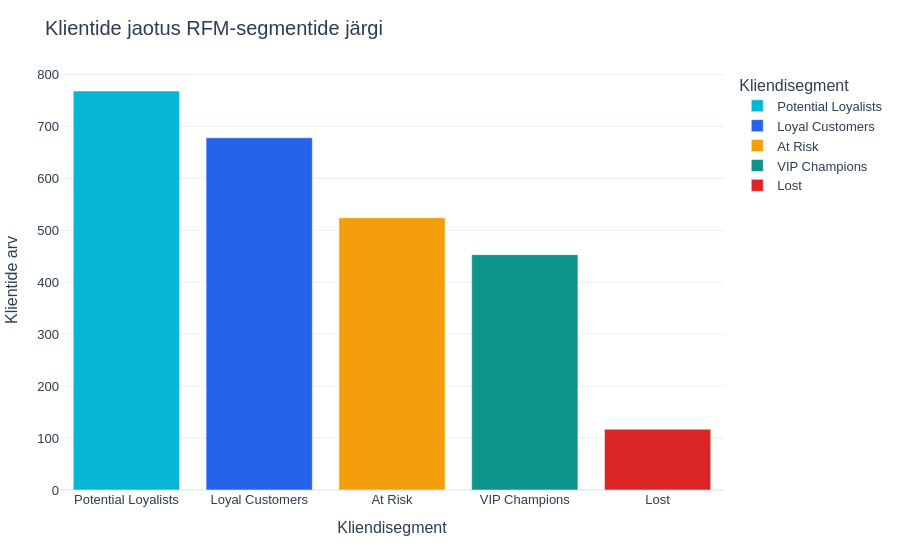

Notebook source saved alongside this figure:
### Code cell
# Loon RFM-segmentide jaotuse diagrammi.
fig_segmentide_jaotus = loo_segmentide_jaotus(rfm)

# Kuvan diagrammi notebook'is.
display(fig_segmentide_jaotus)

### Figure 1 — Plotly figure (JSON) as saved in the notebook; plotly's stock layout.template omitted (floating-point values rounded to 4 significant figures)
{"data": [{"hovertemplate": "Kliendisegment=%{x}<br>Klientide arv=%{y}<extra></extra>", "legendgroup": "Potential Loyalists", "marker": {"color": "#06B6D4", "pattern": {"shape": ""}}, "name": "Potential Loyalists", "orientation": "v", "showlegend": true, "textposition": "auto", "type": "bar", "x": ["Potential Loyalists"], "xaxis": "x", "y": [768], "yaxis": "y"}, {"hovertemplate": "Kliendisegment=%{x}<br>Klientide arv=%{y}<extra></extra>", "legendgroup": "Loyal Customers", "marker": {"color": "#2563EB", "pattern": {"shape": ""}}, "name": "Loyal Customers", "orientation": "v", "showlegend": true, "textposition": "auto", "type": "bar", "x": ["Loyal Customers"], "xaxis": "x", "y": [678], "yaxis": "y"}, {"hovertemplate": "Kliendisegment=%{x}<br>Klientide arv=%{y}<extra></extra>", "legendgroup": "At Risk", "marker": {"color": "#F59E0B", "pattern": {"shape": ""}}, "name": "At Risk", "orientation": "v", "showlegend": true, "textposition": "auto", "type": "bar", "x": ["At Risk"], "xaxis": "x", "y": [524], "yaxis": "y"}, {"hovertemplate": "Kliendisegment=%{x}<br>Klientide arv=%{y}<extra></extra>", "legendgroup": "VIP Champions", "marker": {"color": "#0D9488", "pattern": {"shape": ""}}, "name": "VIP Champions", "orientation": "v", "showlegend": true, "textposition": "auto", "type": "bar", "x": ["VIP Champions"], "xaxis": "x", "y": [453], "yaxis": "y"}, {"hovertemplate": "Kliendisegment=%{x}<br>Klientide arv=%{y}<extra></extra>", "legendgroup": "Lost", "marker": {"color": "#DC2626", "pattern": {"shape": ""}}, "name": "Lost", "orientation": "v", "showlegend": true, "textposition": "auto", "type": "bar", "x": ["Lost"], "xaxis": "x", "y": [117], "yaxis": "y"}], "layout": {"barmode": "relative", "height": 550, "hovermode": "closest", "legend": {"title": {"text": "Kliendisegment"}, "tracegroupgap": 0}, "title": {"text": "Klientide jaotus RFM-segmentide järgi"}, "xaxis": {"anchor": "y", "categoryarray": ["Potential Loyalists", "Loyal Customers", "At Risk", "VIP Champions", "Lost"], "categoryorder": "array", "domain": [0, 1], "title": {"text": "Kliendisegment"}}, "yaxis": {"anchor": "x", "domain": [0, 1], "title": {"text": "Klientide arv"}}}}
